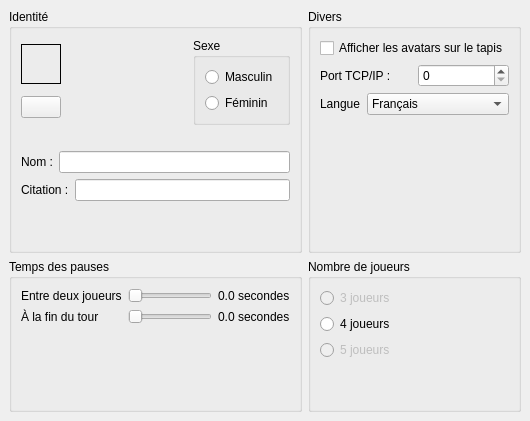
     <widget class="QWidget" name="tab_2" >
      <attribute name="title" >
       <string>Préférences</string>
      </attribute>
      <layout class="QGridLayout" >
       <property name="leftMargin" >
        <number>9</number>
       </property>
       <property name="topMargin" >
        <number>9</number>
       </property>
       <property name="rightMargin" >
        <number>9</number>
       </property>
       <property name="bottomMargin" >
        <number>9</number>
       </property>
       <property name="horizontalSpacing" >
        <number>6</number>
       </property>
       <property name="verticalSpacing" >
        <number>6</number>
       </property>
       <item row="0" column="0" >
        <widget class="QGroupBox" name="groupBox_6" >
         <property name="title" >
          <string>Identité</string>
         </property>
         <layout class="QGridLayout" >
          <property name="leftMargin" >
           <number>9</number>
          </property>
          <property name="topMargin" >
           <number>9</number>
          </property>
          <property name="rightMargin" >
           <number>9</number>
          </property>
          <property name="bottomMargin" >
           <number>9</number>
          </property>
          <property name="horizontalSpacing" >
           <number>6</number>
          </property>
          <property name="verticalSpacing" >
           <number>6</number>
          </property>
          <item row="0" column="0" colspan="2" >
           <layout class="QHBoxLayout" >
            <property name="spacing" >
             <number>6</number>
            </property>
            <property name="leftMargin" >
             <number>0</number>
            </property>
            <property name="topMargin" >
             <number>0</number>
            </property>
            <property name="rightMargin" >
             <number>0</number>
            </property>
            <property name="bottomMargin" >
             <number>0</number>
            </property>
            <item>
             <layout class="QVBoxLayout" >
              <property name="spacing" >
               <number>6</number>
              </property>
              <property name="leftMargin" >
               <number>0</number>
              </property>
              <property name="topMargin" >
               <number>0</number>
              </property>
              <property name="rightMargin" >
               <number>0</number>
              </property>
              <property name="bottomMargin" >
               <number>0</number>
              </property>
              <item>
               <widget class="QLabel" name="pixSud" >
                <property name="minimumSize" >
                 <size>
                  <width>40</width>
                  <height>40</height>
                 </size>
                </property>
                <property name="maximumSize" >
                 <size>
                  <width>40</width>
                  <height>40</height>
                 </size>
                </property>
                <property name="frameShape" >
                 <enum>QFrame::Box</enum>
                </property>
                <property name="frameShadow" >
                 <enum>QFrame::Plain</enum>
                </property>
                <property name="text" >
                 <string/>
                </property>
                <property name="scaledContents" >
                 <bool>true</bool>
                </property>
                <property name="alignment" >
                 <set>Qt::AlignLeading|Qt::AlignLeft|Qt::AlignVCenter</set>
                </property>
               </widget>
              </item>
              <item>
               <widget class="QPushButton" name="btnPixSud" >
                <property name="minimumSize" >
                 <size>
                  <width>40</width>
                  <height>0</height>
                 </size>
                </property>
                <property name="text" >
                 <string/>
                </property>
                <property name="icon" >
                 <iconset resource="../../resources/resources.qrc" >:/images/fileopen.png</iconset>
                </property>
                <property name="autoDefault" >
                 <bool>false</bool>
                </property>
               </widget>
              </item>
             </layout>
            </item>
            <item>
             <spacer>
              <property name="orientation" >
               <enum>Qt::Horizontal</enum>
              </property>
              <property name="sizeHint" >
               <size>
                <width>40</width>
                <height>20</height>
               </size>
              </property>
             </spacer>
            </item>
            <item>
             <widget class="QGroupBox" name="groupBox_7" >
              <property name="title" >
               <string>Sexe</string>
              </property>
              <layout class="QGridLayout" >
               <property name="leftMargin" >
                <number>9</number>
               </property>
               <property name="topMargin" >
                <number>9</number>
               </property>
               <property name="rightMargin" >
                <number>9</number>
               </property>
               <property name="bottomMargin" >
                <number>9</number>
               </property>
               <property name="horizontalSpacing" >
                <number>6</number>
               </property>
               <property name="verticalSpacing" >
                <number>6</number>
               </property>
               <item row="0" column="0" >
                <layout class="QVBoxLayout" >
                 <property name="spacing" >
                  <number>6</number>
                 </property>
                 <property name="leftMargin" >
                  <number>0</number>
                 </property>
                 <property name="topMargin" >
                  <number>0</number>
                 </property>
                 <property name="rightMargin" >
                  <number>0</number>
                 </property>
                 <property name="bottomMargin" >
                  <number>0</number>
                 </property>
                 <item>
                  <widget class="QRadioButton" name="sexeM" >
                   <property name="text" >
                    <string>Masculin</string>
                   </property>
                  </widget>
                 </item>
                 <item>
                  <widget class="QRadioButton" name="sexeF" >
                   <property name="text" >
                    <string>Féminin</string>
                   </property>
                  </widget>
                 </item>
                </layout>
               </item>
              </layout>
             </widget>
            </item>
           </layout>
          </item>
          <item row="1" column="0" >
           <spacer>
            <property name="orientation" >
             <enum>Qt::Horizontal</enum>
            </property>
            <property name="sizeHint" >
             <size>
              <width>40</width>
              <height>20</height>
             </size>
            </property>
           </spacer>
          </item>
          <item row="2" column="0" colspan="2" >
           <layout class="QHBoxLayout" >
            <property name="spacing" >
             <number>6</number>
            </property>
            <property name="leftMargin" >
             <number>0</number>
            </property>
            <property name="topMargin" >
             <number>0</number>
            </property>
            <property name="rightMargin" >
             <number>0</number>
            </property>
            <property name="bottomMargin" >
             <number>0</number>
            </property>
            <item>
             <widget class="QLabel" name="TextLabel2_3_2" >
              <property name="text" >
               <string>Nom :</string>
              </property>
              <property name="alignment" >
               <set>Qt::AlignLeading|Qt::AlignLeft|Qt::AlignVCenter</set>
              </property>
             </widget>
            </item>
            <item>
             <widget class="QLineEdit" name="nomJoueurSud" >
              <property name="enabled" >
               <bool>true</bool>
              </property>
              <property name="maxLength" >
               <number>10</number>
              </property>
             </widget>
            </item>
           </layout>
          </item>
          <item row="3" column="0" colspan="2" >
           <layout class="QHBoxLayout" >
            <property name="spacing" >
             <number>6</number>
            </property>
            <property name="leftMargin" >
             <number>0</number>
            </property>
            <property name="topMargin" >
             <number>0</number>
            </property>
            <property name="rightMargin" >
             <number>0</number>
            </property>
            <property name="bottomMargin" >
             <number>0</number>
            </property>
            <item>
             <widget class="QLabel" name="TextLabel3_2_2" >
              <property name="text" >
               <string>Citation :</string>
              </property>
             </widget>
            </item>
            <item>
             <widget class="QLineEdit" name="citationSud" >
              <property name="enabled" >
               <bool>true</bool>
              </property>
              <property name="maxLength" >
               <number>100</number>
              </property>
             </widget>
            </item>
           </layout>
          </item>
          <item row="4" column="1" >
           <spacer>
            <property name="orientation" >
             <enum>Qt::Vertical</enum>
            </property>
            <property name="sizeHint" >
             <size>
              <width>20</width>
              <height>40</height>
             </size>
            </property>
           </spacer>
          </item>
         </layout>
        </widget>
       </item>
       <item row="0" column="1" >
        <widget class="QGroupBox" name="groupBox_10" >
         <property name="title" >
          <string>Divers</string>
         </property>
         <layout class="QVBoxLayout" >
          <property name="spacing" >
           <number>6</number>
          </property>
          <property name="leftMargin" >
           <number>9</number>
          </property>
          <property name="topMargin" >
           <number>9</number>
          </property>
          <property name="rightMargin" >
           <number>9</number>
          </property>
          <property name="bottomMargin" >
           <number>9</number>
          </property>
          <item>
           <widget class="QCheckBox" name="afficheAvatars" >
            <property name="text" >
             <string>Afficher les avatars sur le tapis</string>
            </property>
           </widget>
          </item>
          <item>
           <layout class="QHBoxLayout" >
            <property name="spacing" >
             <number>6</number>
            </property>
            <property name="leftMargin" >
             <number>0</number>
            </property>
            <property name="topMargin" >
             <number>0</number>
            </property>
            <property name="rightMargin" >
             <number>0</number>
            </property>
            <property name="bottomMargin" >
             <number>0</number>
            </property>
            <item>
             <widget class="QLabel" name="TextLabel1_3" >
              <property name="text" >
               <string>Port TCP/IP :</string>
              </property>
             </widget>
            </item>
            <item>
             <widget class="QSpinBox" name="portReseau" >
              <property name="maximum" >
               <number>999999</number>
              </property>
             </widget>
            </item>
           </layout>
          </item>
          <item>
           <layout class="QHBoxLayout" >
            <property name="spacing" >
             <number>6</number>
            </property>
            <property name="leftMargin" >
             <number>0</number>
            </property>
            <property name="topMargin" >
             <number>0</number>
            </property>
            <property name="rightMargin" >
             <number>0</number>
            </property>
            <property name="bottomMargin" >
             <number>0</number>
            </property>
            <item>
             <widget class="QLabel" name="label_4" >
              <property name="sizePolicy" >
               <sizepolicy vsizetype="Preferred" hsizetype="Minimum" >
                <horstretch>0</horstretch>
                <verstretch>0</verstretch>
               </sizepolicy>
              </property>
              <property name="text" >
               <string>Langue</string>
              </property>
             </widget>
            </item>
            <item>
             <widget class="QComboBox" name="langList" >
              <property name="sizePolicy" >
               <sizepolicy vsizetype="Fixed" hsizetype="MinimumExpanding" >
                <horstretch>0</horstretch>
                <verstretch>0</verstretch>
               </sizepolicy>
              </property>
              <property name="iconSize" >
               <size>
                <width>15</width>
                <height>15</height>
               </size>
              </property>
              <item>
               <property name="text" >
                <string>Français</string>
               </property>
              </item>
              <item>
               <property name="text" >
                <string>English</string>
               </property>
              </item>
             </widget>
            </item>
           </layout>
          </item>
          <item>
           <spacer>
            <property name="orientation" >
             <enum>Qt::Vertical</enum>
            </property>
            <property name="sizeHint" >
             <size>
              <width>20</width>
              <height>40</height>
             </size>
            </property>
           </spacer>
          </item>
         </layout>
        </widget>
       </item>
       <item row="1" column="0" >
        <widget class="QGroupBox" name="groupBox_8" >
         <property name="title" >
          <string>Temps des pauses</string>
         </property>
         <layout class="QGridLayout" >
          <property name="leftMargin" >
           <number>9</number>
          </property>
          <property name="topMargin" >
           <number>9</number>
          </property>
          <property name="rightMargin" >
           <number>9</number>
          </property>
          <property name="bottomMargin" >
           <number>9</number>
          </property>
          <property name="horizontalSpacing" >
           <number>6</number>
          </property>
          <property name="verticalSpacing" >
           <number>6</number>
          </property>
          <item row="0" column="0" >
           <layout class="QVBoxLayout" >
            <property name="spacing" >
             <number>6</number>
            </property>
            <property name="leftMargin" >
             <number>0</number>
            </property>
            <property name="topMargin" >
             <number>0</number>
            </property>
            <property name="rightMargin" >
             <number>0</number>
            </property>
            <property name="bottomMargin" >
             <number>0</number>
            </property>
            <item>
             <widget class="QLabel" name="TextLabel1" >
              <property name="text" >
               <string>Entre deux joueurs</string>
              </property>
             </widget>
            </item>
            <item>
             <widget class="QLabel" name="TextLabel2" >
              <property name="text" >
               <string>À la fin du tour</string>
              </property>
             </widget>
            </item>
           </layout>
          </item>
          <item row="0" column="1" >
           <layout class="QVBoxLayout" >
            <property name="spacing" >
             <number>6</number>
            </property>
            <property name="leftMargin" >
             <number>0</number>
            </property>
            <property name="topMargin" >
             <number>0</number>
            </property>
            <property name="rightMargin" >
             <number>0</number>
            </property>
            <property name="bottomMargin" >
             <number>0</number>
            </property>
            <item>
             <widget class="QSlider" name="slider1" >
              <property name="maximum" >
               <number>9000</number>
              </property>
              <property name="singleStep" >
               <number>100</number>
              </property>
              <property name="pageStep" >
               <number>100</number>
              </property>
              <property name="orientation" >
               <enum>Qt::Horizontal</enum>
              </property>
             </widget>
            </item>
            <item>
             <widget class="QSlider" name="slider2" >
              <property name="maximum" >
               <number>9000</number>
              </property>
              <property name="singleStep" >
               <number>100</number>
              </property>
              <property name="pageStep" >
               <number>100</number>
              </property>
              <property name="orientation" >
               <enum>Qt::Horizontal</enum>
              </property>
             </widget>
            </item>
           </layout>
          </item>
          <item row="0" column="2" >
           <layout class="QVBoxLayout" >
            <property name="spacing" >
             <number>6</number>
            </property>
            <property name="leftMargin" >
             <number>0</number>
            </property>
            <property name="topMargin" >
             <number>0</number>
            </property>
            <property name="rightMargin" >
             <number>0</number>
            </property>
            <property name="bottomMargin" >
             <number>0</number>
            </property>
            <item>
             <widget class="QLabel" name="temps1" >
              <property name="text" >
               <string>0.0 secondes</string>
              </property>
              <property name="scaledContents" >
               <bool>false</bool>
              </property>
              <property name="alignment" >
               <set>Qt::AlignLeading|Qt::AlignLeft|Qt::AlignVCenter</set>
              </property>
             </widget>
            </item>
            <item>
             <widget class="QLabel" name="temps2" >
              <property name="text" >
               <string>0.0 secondes</string>
              </property>
              <property name="scaledContents" >
               <bool>false</bool>
              </property>
             </widget>
            </item>
           </layout>
          </item>
          <item row="1" column="1" >
           <spacer>
            <property name="orientation" >
             <enum>Qt::Vertical</enum>
            </property>
            <property name="sizeHint" >
             <size>
              <width>20</width>
              <height>40</height>
             </size>
            </property>
           </spacer>
          </item>
         </layout>
        </widget>
       </item>
       <item row="1" column="1" >
        <widget class="QGroupBox" name="groupBox_9" >
         <property name="title" >
          <string>Nombre de joueurs</string>
         </property>
         <layout class="QVBoxLayout" >
          <property name="spacing" >
           <number>6</number>
          </property>
          <property name="leftMargin" >
           <number>9</number>
          </property>
          <property name="topMargin" >
           <number>9</number>
          </property>
          <property name="rightMargin" >
           <number>9</number>
          </property>
          <property name="bottomMargin" >
           <number>9</number>
          </property>
          <item>
           <widget class="QRadioButton" name="troisJoueurs" >
            <property name="enabled" >
             <bool>false</bool>
            </property>
            <property name="text" >
             <string>3 joueurs</string>
            </property>
           </widget>
          </item>
          <item>
           <widget class="QRadioButton" name="quatreJoueurs" >
            <property name="text" >
             <string>4 joueurs</string>
            </property>
           </widget>
          </item>
          <item>
           <widget class="QRadioButton" name="cinqJoueurs" >
            <property name="enabled" >
             <bool>false</bool>
            </property>
            <property name="text" >
             <string>5 joueurs</string>
            </property>
           </widget>
          </item>
          <item>
           <spacer>
            <property name="orientation" >
             <enum>Qt::Vertical</enum>
            </property>
            <property name="sizeHint" >
             <size>
              <width>20</width>
              <height>40</height>
             </size>
            </property>
           </spacer>
          </item>
         </layout>
        </widget>
       </item>
      </layout>
     </widget>
